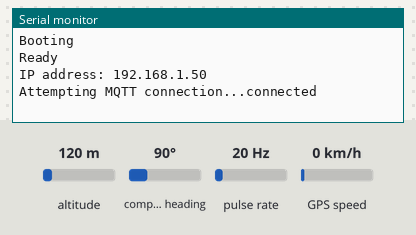
The sketch below on a simulated ESP8266 (NodeMCU). Parts: the last lines printed to the serial monitor. Wiring (inferred from the names in the program): pulse sensor: data D5. Inputs (shaded band) come from the test bench; at power-on: pulse rate 20 Hz, altitude 120 m, compass heading 90°, GPS speed 0 km/h. WiFi joins after 1.5 s; servers stay silent unless stated; the GPS gets a fix after 3 s at 37.7749, -122.4194 with 8 satellites; no MQTT or app messages arrive unless stated.

Above: at 3.7 s.
3.8 s: pulse rate (sensor on D5) set to 4 Hz
At 5.4 s:
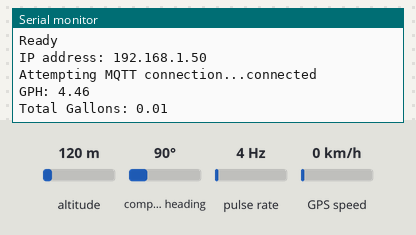
6.5 s: pulse rate (sensor on D5) set to 50 Hz
At 10.4 s:
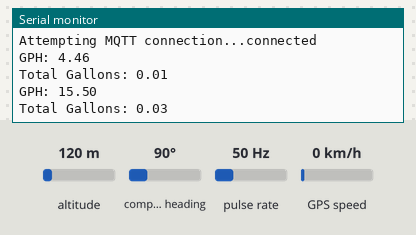

The sketch:

mqtt_gps_fuel_sensor.ino
```cpp
#include <ESP8266WiFi.h>
#include <ESP8266mDNS.h>
#include <WiFiUdp.h>
#include <ArduinoOTA.h>
#include <TinyGPS++.h>
#include <SoftwareSerial.h>
#include <PubSubClient.h>

#ifndef STASSID
#define STASSID "ENTTER_SSID" //
#define STAPSK  "ENTER_PASSWORD"
#endif

const char* ssid = STASSID;
const char* password = STAPSK;

/*
   TinyGPS++ (TinyGPSPlus)
*/
static const int RXPin = D1; //RX on D1 connects to TX on GPS module
static const int TXPin = D2; //TX on D1 connects to RX on GPS module
static const uint32_t GPSBaud = 9600;

#define mqtt_server "192.168.x.x" //enter your MQTT server IP address
#define mqtt_user "username"
#define mqtt_password "password"

#define gph_topic "boat/sensor/gph"
#define gallonstotal_topic "boat/sensor/gallonstotal"
#define mph_topic "boat/sensor/mph"
#define mpg_topic "boat/sensor/mpg"
#define satellites_topic "boat/sensor/satellites"

WiFiClient espClient;
PubSubClient client(espClient);

//fuel flow sensor
int pinflow = D5;
volatile unsigned int pulses = 0;
unsigned int pulse = 0;
unsigned long totalgallonpulses = 0;
const int pulses_per_gallon = 8224; //math works out to 8224.156 pulse per gallon based on 0.46mL per pulse
float gallonsperhour;
float milespergallon;

// For stats that happen every 5 seconds
unsigned long last = 0UL;

// The TinyGPS++ object
TinyGPSPlus gps;

// The serial connection to the GPS device
SoftwareSerial ss(RXPin, TXPin);

void setup() {
  Serial.begin(115200);
  Serial.println("Booting");
  WiFi.mode(WIFI_STA);
  WiFi.begin(ssid, password);
  while (WiFi.waitForConnectResult() != WL_CONNECTED) {
    Serial.println("Connection Failed! Rebooting...");
    delay(5000);
    ESP.restart();
  }
  //setup mqtt
  client.setServer(mqtt_server, 1883);
  // Port defaults to 8266
  // ArduinoOTA.setPort(8266);

  // Hostname defaults to esp8266-[ChipID]
  // ArduinoOTA.setHostname("myesp8266");

  // No authentication by default
  // ArduinoOTA.setPassword("admin");


  ArduinoOTA.onStart([]() {
    String type;
    if (ArduinoOTA.getCommand() == U_FLASH) {
      type = "sketch";
    } else { // U_SPIFFS
      type = "filesystem";
    }

    // NOTE: if updating SPIFFS this would be the place to unmount SPIFFS using SPIFFS.end()
    Serial.println("Start updating " + type);
  });
  ArduinoOTA.onEnd([]() {
    Serial.println("\nEnd");
  });
  ArduinoOTA.onProgress([](unsigned int progress, unsigned int total) {
    Serial.printf("Progress: %u%%\r", (progress / (total / 100)));
  });
  ArduinoOTA.onError([](ota_error_t error) {
    Serial.printf("Error[%u]: ", error);
    if (error == OTA_AUTH_ERROR) {
      Serial.println("Auth Failed");
    } else if (error == OTA_BEGIN_ERROR) {
      Serial.println("Begin Failed");
    } else if (error == OTA_CONNECT_ERROR) {
      Serial.println("Connect Failed");
    } else if (error == OTA_RECEIVE_ERROR) {
      Serial.println("Receive Failed");
    } else if (error == OTA_END_ERROR) {
      Serial.println("End Failed");
    }
  });
  ArduinoOTA.begin();
  Serial.println("Ready");
  Serial.print("IP address: ");
  Serial.println(WiFi.localIP());

  //fuel flow sesor
  pinMode(pinflow, INPUT);
  attachInterrupt(digitalPinToInterrupt(pinflow), count_pulse, RISING);

  delay(1000); //delay 1 second to allow gps to start
  //Begin GPS
  ss.begin(GPSBaud);
}

void reconnect() {
  // Loop until we're reconnected
  while (!client.connected()) {
    Serial.print("Attempting MQTT connection...");
    // Attempt to connect
    // If you do not want to use a username and password, change next line to
    // if (client.connect("ESP8266Client")) {
    if (client.connect("ESP8266Client", mqtt_user, mqtt_password)) {
      Serial.println("connected");
    } else {
      Serial.print("failed, rc=");
      Serial.print(client.state());
      Serial.println(" try again in 5 seconds");
      // Wait 0.5 seconds before retrying
      delay(500);
    }
  }
}

//interrupt pulse counter for fuel flow
void count_pulse()
{
  pulses++;
}

void loop() {
  ArduinoOTA.handle();
  if (!client.connected()) {
    reconnect();
  }
  client.loop();
  // Dispatch incoming characters
  while (ss.available() > 0)
    gps.encode(ss.read());

  //check for a time desired refresh
  if (millis() - last > 5000){
    last = millis();
    //do fuel stuffs
    pulse = pulses;
    //pulse = random(17,160); //comment this line when hooked up to fuel meter
    pulses = 0;

    //5 second update
    gallonsperhour = (((float)pulse/(float)pulses_per_gallon)/5.00) * 3600.00;
    Serial.print("GPH: ");
    Serial.println(gallonsperhour);
    client.publish(gph_topic, String(gallonsperhour).c_str(), true);
    //add to total
    totalgallonpulses += pulse;
    Serial.print("Total Gallons: ");
    Serial.println((float)totalgallonpulses/(float)pulses_per_gallon);
    client.publish(gallonstotal_topic, String((float)totalgallonpulses/(float)pulses_per_gallon).c_str(), true);
    //now stuff with GPS
    if (gps.charsProcessed() > 9){
      client.publish(satellites_topic, String(gps.satellites.value()).c_str(), true);
      client.publish(mph_topic, String(gps.speed.mph()).c_str(), true);
      if (gallonsperhour != 0) {
        client.publish(mpg_topic, String((float)gps.speed.mph()/gallonsperhour).c_str(), true);
      }
    }
  }
}
```

Measured:
- after the input at 3.8 s, the serial monitor: prints a new line after 1.2 s (image 1)
- after the input at 6.5 s, the serial monitor: prints a new line after 3.5 s (image 2)
